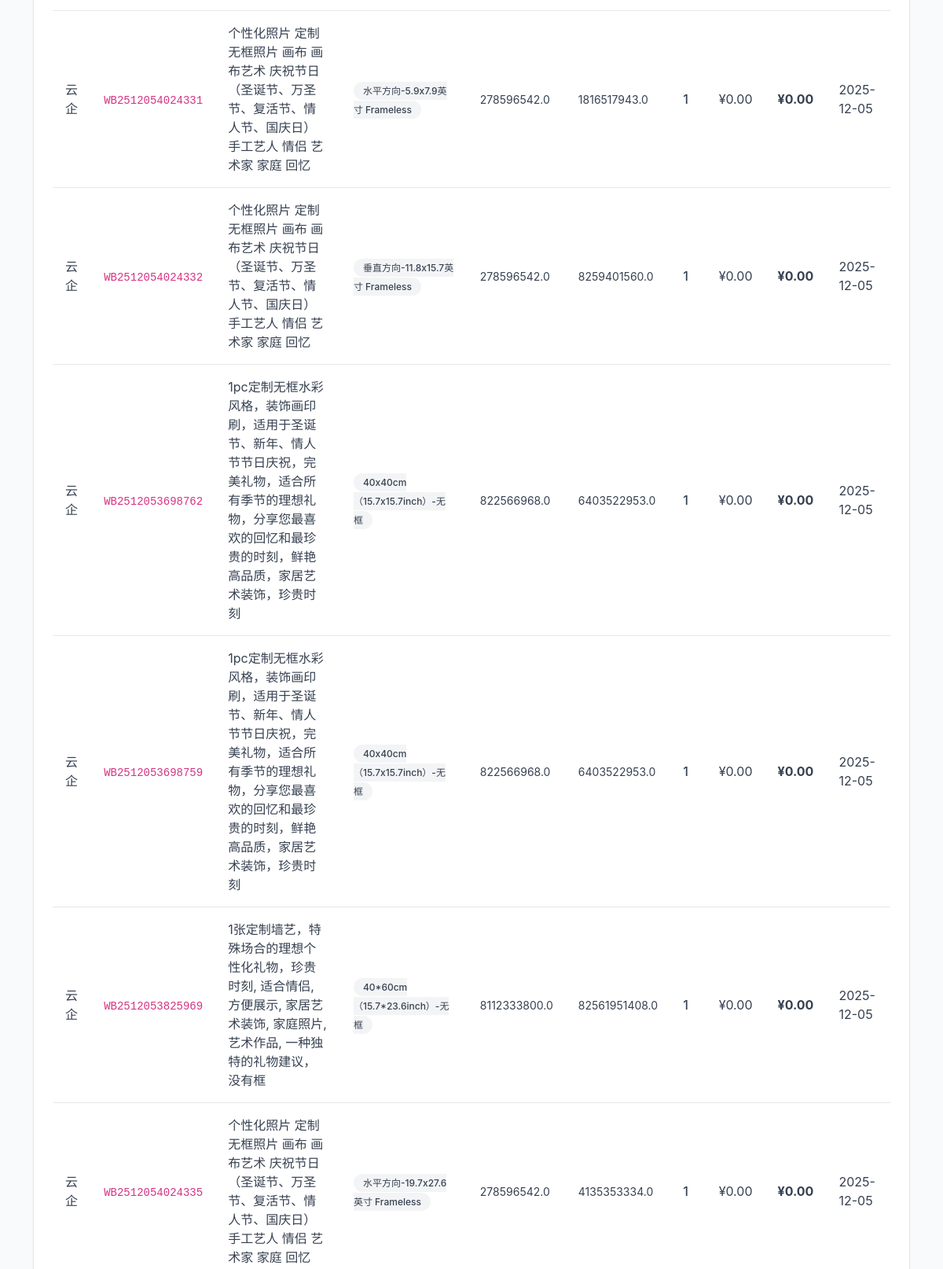
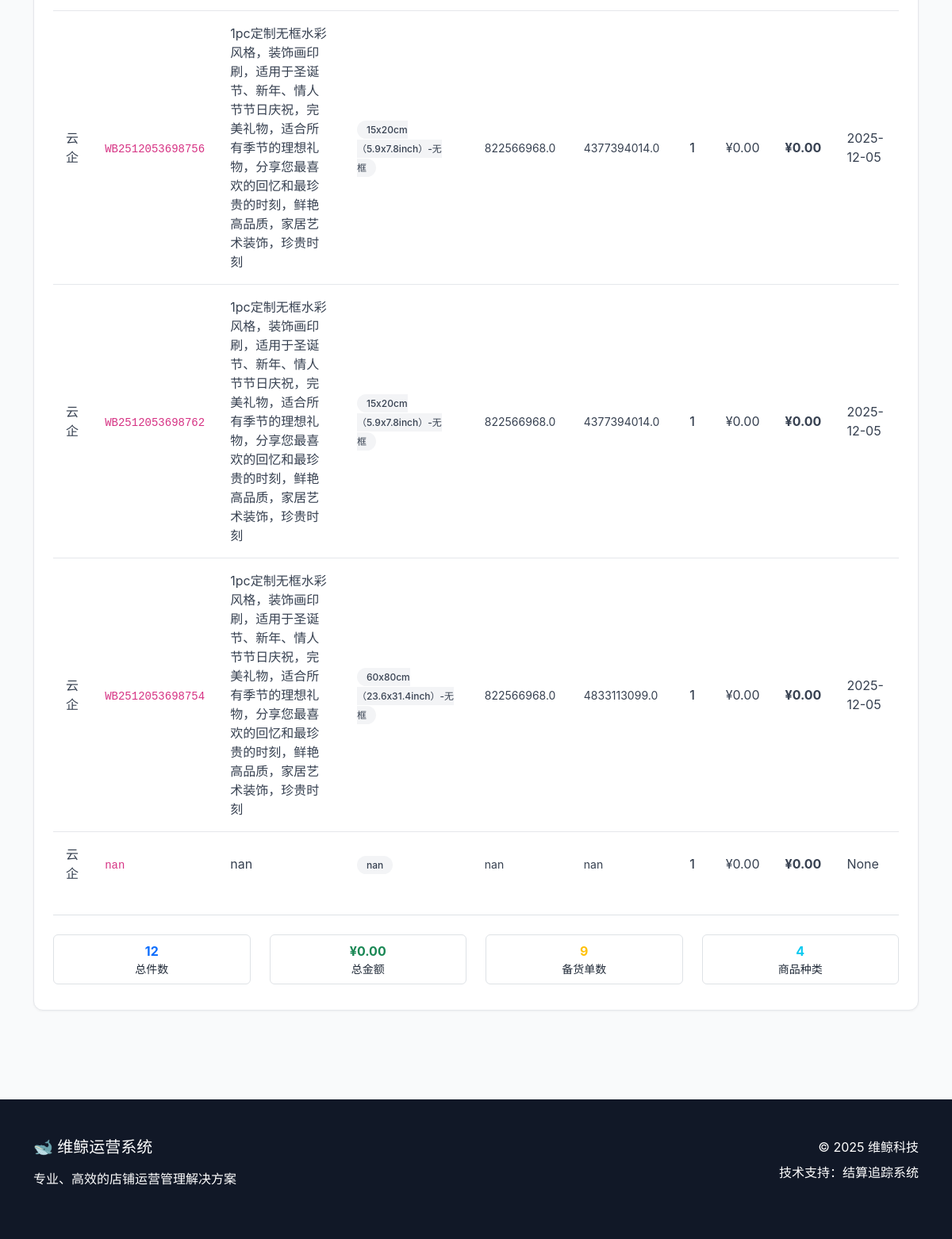
Before: /shipping (lower part) with the older database file (2 pictures, top to bottom).
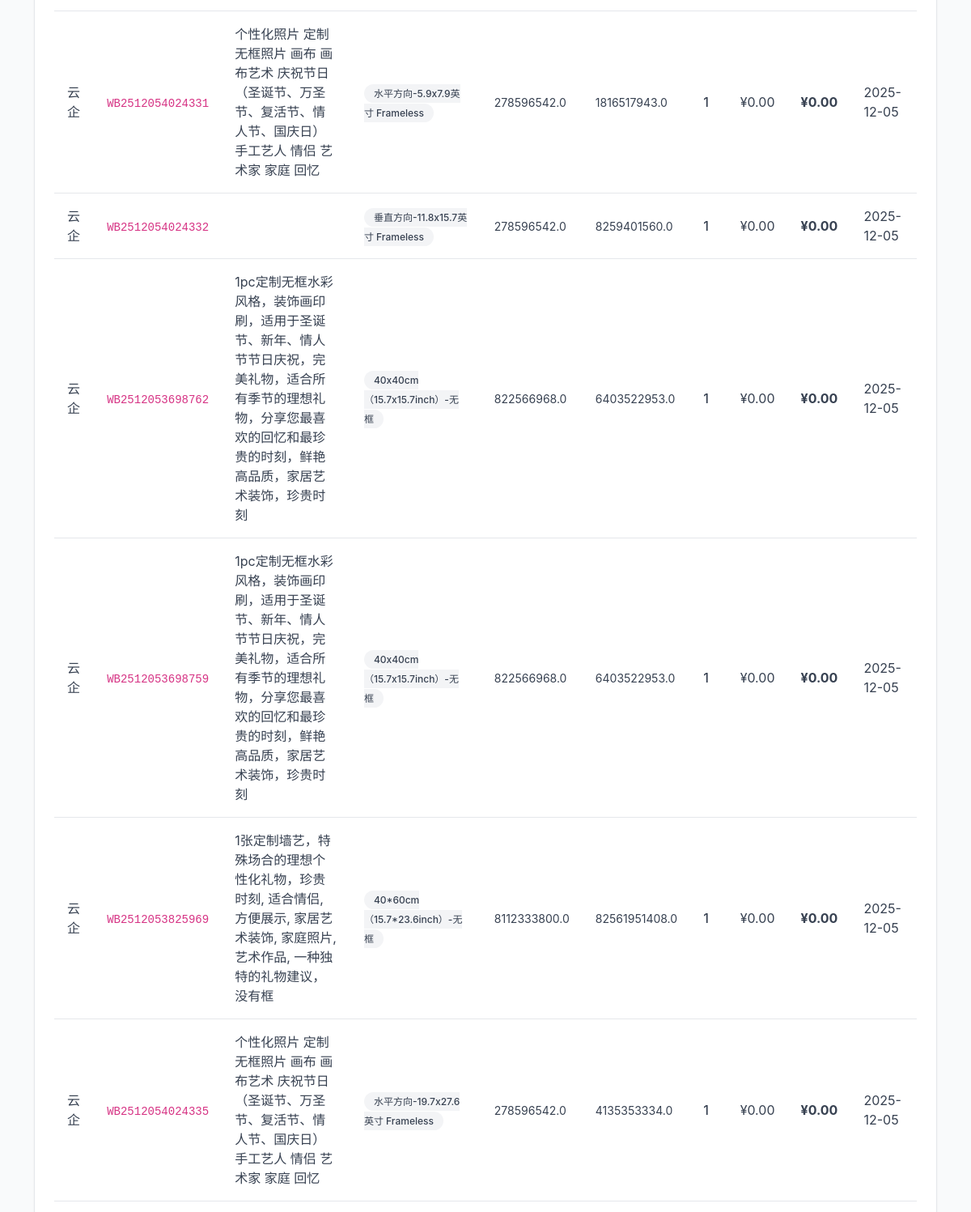
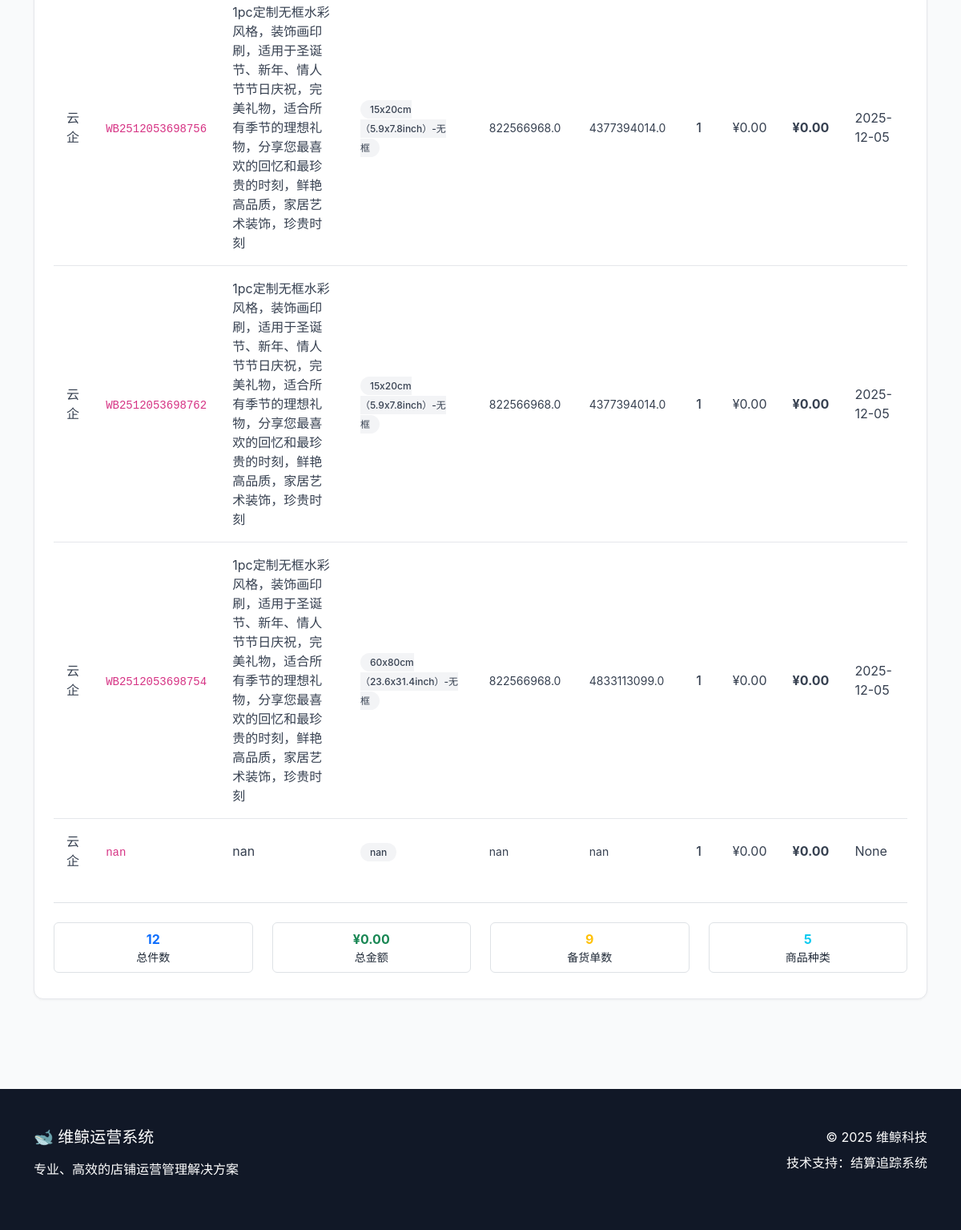
After: the same page with the newer database file (2 pictures, top to bottom).
### tables this page shows
CREATE TABLE shipping_details (
        id INTEGER PRIMARY KEY AUTOINCREMENT,
        shop_id INTEGER,
        spu_id TEXT,           -- 商品SPU ID
        skc_id TEXT,           -- 商品SKC ID（新增）
        sku_id TEXT,           -- 商品SKU ID
        product_name TEXT,     -- 商品名称
        sku_attribute TEXT,    -- 商品属性集（规格）
        stock_order_id TEXT,   -- 备货单号
        quantity INTEGER,      -- 件数
        unit_price REAL DEFAULT 0,     -- 单价
        total_amount REAL DEFAULT 0,   -- 总金额
        shipping_date DATE,    -- 发货日期（从备货单号解析）
        upload_date TIMESTAMP DEFAULT CURRENT_TIMESTAMP,
        FOREIGN KEY (shop_id) REFERENCES shops (id),
        UNIQUE(shop_id, stock_order_id, sku_id)
    );

CREATE TABLE shops (
        id INTEGER PRIMARY KEY AUTOINCREMENT,
        shop_name TEXT UNIQUE
    );

### web_app.py (the view)
@app.route('/shipping')
def shipping():
    shop_name = request.args.get('shop')
    start_date = request.args.get('start_date')
    end_date = request.args.get('end_date')
    product_name = request.args.get('product_name')
    spu_id = request.args.get('spu_id')
    stock_order_id = request.args.get('stock_order_id')
    results_df = None
    result_count = 0
    shipping_data = []
    total_quantity = 0
    total_amount = 0.0
    unique_orders = 0
    unique_products = 0
    try:
        results_df = database.search_shipping_details(
            shop_name=shop_name,
            spu_id=spu_id,
            sku_id=None,  # 专门用于发货明细，不按SKU搜索
            stock_order_id=stock_order_id,
            start_date=start_date,
            end_date=end_date
        )
        if product_name and results_df is not None and not results_df.empty:
            results_df = results_df[results_df['product_name'].astype(str).str.contains(product_name, na=False)]
        if results_df is not None and not results_df.empty:
            shipping_data = results_df.to_dict('records')
            result_count = len(shipping_data)
            if 'quantity' in results_df.columns:
                try:
                    total_quantity = int(results_df['quantity'].sum())
                except:
                    total_quantity = 0
            else:
                total_quantity = 0
            if 'total_amount' in results_df.columns:
                try:
                    total_amount = float(results_df['total_amount'].sum())
                except:
                    total_amount = 0.0
            else:
                if 'unit_price' in results_df.columns and 'quantity' in results_df.columns:
                    try:
                        total_amount = float((results_df['unit_price'] * results_df['quantity']).sum())
                    except:
                        total_amount = 0.0
            if 'stock_order_id' in results_df.columns:
                unique_orders = int(results_df['stock_order_id'].nunique())
            else:
                unique_orders = 0
            if 'product_name' in results_df.columns:
                unique_products = int(results_df['product_name'].nunique())
            else:
                unique_products = 0
        else:
            shipping_data = []
            result_count = 0
    except Exception as e:
        print(f"查询发货明细出错: {e}")
        import traceback
        traceback.print_exc()
        shipping_data = []
        result_count = 0
    return render_template('minimal_shipping.html',
                          shops=database.SHOP_LIST,
                          shipping_data=shipping_data,
                          result_count=result_count,
                          current_shop=shop_name,
                          start_date=start_date,
                          end_date=end_date,
                          product_name=product_name,
                          spu_id=spu_id,
                          stock_order_id=stock_order_id,
                          total_quantity=total_quantity,
                          total_amount=total_amount,
                          unique_orders=unique_orders,
                          unique_products=unique_products)

### templates/minimal_shipping.html (shortened to what this page needs)
{% extends "minimal_base.html" %}
{% block content %}
<div class="container py-5">
    <div class="minimal-card">
        <div class="minimal-card-body">
            {% if shipping_data|length > 0 %}
            <div class="table-responsive">
                <table class="minimal-table">
                    <tbody>
                        {% for item in shipping_data %}
                        <tr>
                            <td>{{ item.shop_name }}</td>
                            <td><code>{{ item.stock_order_id }}</code></td>
                            <td>{{ item.product_name }}</td>
                            <td><span class="badge-minimal" style="background-color: var(--gray-100); color: var(--gray-700);">{{ item.sku_attribute }}</span></td>
                            <td><small class="text-gray-500">{{ item.spu_id }}</small></td>
                            <td><small class="text-gray-500">{{ item.sku_id }}</small></td>
                            <td><span class="fw-medium">{{ item.quantity }}</span></td>
                            <td class="text-gray-600">¥{{ "%.2f"|format(item.unit_price) }}</td>
                            <td class="fw-bold">¥{{ "%.2f"|format(item.total_amount) }}</td>
                            <td><span class="text-gray-500">{{ item.shipping_date }}</span></td>
                        </tr>
                        {% endfor %}
                    </tbody>
                </table>
            </div>
            <div class="mt-4 pt-4 border-top">
                <div class="row">
                    <div class="col-md-3 mb-2">
                        <div class="text-center p-2 border rounded">
                            <div class="fw-bold text-primary">{{ total_quantity }}</div>
                            <div class="text-gray-600 small">总件数</div>
                        </div>
                    </div>
                    <div class="col-md-3 mb-2">
                        <div class="text-center p-2 border rounded">
                            <div class="fw-bold text-success">¥{{ "%.2f"|format(total_amount) }}</div>
                            <div class="text-gray-600 small">总金额</div>
                        </div>
                    </div>
                    <div class="col-md-3 mb-2">
                        <div class="text-center p-2 border rounded">
                            <div class="fw-bold text-warning">{{ unique_orders }}</div>
                            <div class="text-gray-600 small">备货单数</div>
                        </div>
                    </div>
                    <div class="col-md-3 mb-2">
                        <div class="text-center p-2 border rounded">
                            <div class="fw-bold text-info">{{ unique_products }}</div>
                            <div class="text-gray-600 small">商品种类</div>
                        </div>
                    </div>
                </div>
            </div>
            {% endif %}
        </div>
    </div>
</div>
{% endblock %}

### templates/minimal_base.html (shortened to what this page needs)
<!DOCTYPE html>
<html lang="zh-CN">
<head>
    <link rel="stylesheet" href="https://cdn.jsdelivr.net/npm/bootstrap@5.3.0/dist/css/bootstrap.min.css">
    <link rel="stylesheet" href="https://cdnjs.cloudflare.com/ajax/libs/font-awesome/6.4.0/css/all.min.css">
</head>
<body>
    <main>
        {% block content %}{% endblock %}
    </main>
    <footer class="minimal-footer">
        <div class="container">
            <div class="row">
                <div class="col-md-6">
                    <h5 class="mb-3">🐋 维鲸运营系统</h5>
                    <p class="text-gray-400">专业、高效的店铺运营管理解决方案</p>
                </div>
                <div class="col-md-6 text-md-end">
                    <p class="text-gray-400 mb-2">© 2025 维鲸科技</p>
                    <p class="text-gray-400">技术支持：结算追踪系统</p>
                </div>
            </div>
        </div>
    </footer>
</body>
</html>

### templates/minimal_base.html (style rules this page uses)
:root { --primary-color: #2563eb; --primary-light: #3b82f6; --success-color: #10b981; --warning-color: #f59e0b; --danger-color: #ef4444; --gray-50: #f9fafb; --gray-100: #f3f4f6; --gray-200: #e5e7eb; --gray-300: #d1d5db; --gray-400: #9ca3af; --gray-500: #6b7280; --gray-600: #4b5563; --gray-700: #374151; --gray-800: #1f2937; --gray-900: #111827; }
body { background-color: var(--gray-50); font-family: 'Inter', -apple-system, BlinkMacSystemFont, 'Segoe UI', Roboto, sans-serif; color: var(--gray-800); }
.minimal-card { background: white; border-radius: 12px; border: 1px solid var(--gray-200); box-shadow: 0 1px 3px rgba(0, 0, 0, 0.05); transition: box-shadow 0.2s; }
.minimal-card-body { padding: 1.5rem; }
.minimal-table { width: 100%; border-collapse: separate; border-spacing: 0; }
.minimal-table td { padding: 1rem; border-bottom: 1px solid var(--gray-200); color: var(--gray-700); }
.minimal-table tr:last-child td { border-bottom: none; }
.minimal-footer { background: var(--gray-900); color: white; padding: 3rem 0; margin-top: 4rem; }
.badge-minimal { padding: 0.25rem 0.75rem; border-radius: 20px; font-size: 0.75rem; font-weight: 500; }

Changed rows visible on the page:
changed shipping_details "WB2512054024332": product_name "个性化照片 定制无框照片 画布 画布艺术 庆祝节日（圣诞节、万圣节、复活节、情人节、国庆日） 手工艺人 情侣 艺术家 家庭 回忆" → (not shown)
Other visible differences:
{{ unique_products }}: "4" → "5"
